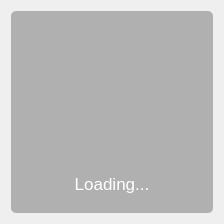
<?xml version="1.0" encoding="UTF-8"?>
<ui version="4.0">
 <class>LoadingWin</class>
 <widget class="QWidget" name="LoadingWin">
  <property name="geometry">
   <rect>
    <x>0</x>
    <y>0</y>
    <width>224</width>
    <height>224</height>
   </rect>
  </property>
  <property name="windowTitle">
   <string>Form</string>
  </property>
  <layout class="QGridLayout" name="gridLayout_2">
   <item row="0" column="0">
    <widget class="QFrame" name="frame">
     <property name="minimumSize">
      <size>
       <width>200</width>
       <height>200</height>
      </size>
     </property>
     <property name="styleSheet">
      <string notr="true">QFrame#frame{
background-color: rgba(159, 158, 160,200);
border-radius:5px;
}</string>
     </property>
     <property name="frameShape">
      <enum>QFrame::StyledPanel</enum>
     </property>
     <property name="frameShadow">
      <enum>QFrame::Raised</enum>
     </property>
     <layout class="QGridLayout" name="gridLayout_3">
      <item row="0" column="0">
       <layout class="QVBoxLayout" name="verticalLayout">
        <property name="bottomMargin">
         <number>10</number>
        </property>
        <item>
         <layout class="QGridLayout" name="gridLayout">
          <item row="0" column="1">
           <spacer name="verticalSpacer_2">
            <property name="orientation">
             <enum>Qt::Vertical</enum>
            </property>
            <property name="sizeHint" stdset="0">
             <size>
              <width>20</width>
              <height>40</height>
             </size>
            </property>
           </spacer>
          </item>
          <item row="1" column="0">
           <spacer name="horizontalSpacer">
            <property name="orientation">
             <enum>Qt::Horizontal</enum>
            </property>
            <property name="sizeHint" stdset="0">
             <size>
              <width>40</width>
              <height>20</height>
             </size>
            </property>
           </spacer>
          </item>
          <item row="1" column="1">
           <widget class="QLabel" name="label">
            <property name="minimumSize">
             <size>
              <width>80</width>
              <height>80</height>
             </size>
            </property>
            <property name="maximumSize">
             <size>
              <width>80</width>
              <height>80</height>
             </size>
            </property>
            <property name="styleSheet">
             <string notr="true">image: url(:/res/icons/loading.png);
</string>
            </property>
            <property name="text">
             <string/>
            </property>
           </widget>
          </item>
          <item row="1" column="2">
           <spacer name="horizontalSpacer_2">
            <property name="orientation">
             <enum>Qt::Horizontal</enum>
            </property>
            <property name="sizeHint" stdset="0">
             <size>
              <width>40</width>
              <height>20</height>
             </size>
            </property>
           </spacer>
          </item>
          <item row="2" column="1">
           <spacer name="verticalSpacer">
            <property name="orientation">
             <enum>Qt::Vertical</enum>
            </property>
            <property name="sizeHint" stdset="0">
             <size>
              <width>20</width>
              <height>40</height>
             </size>
            </property>
           </spacer>
          </item>
         </layout>
        </item>
        <item>
         <widget class="QLabel" name="label_msg">
          <property name="font">
           <font>
            <pointsize>13</pointsize>
            <stylestrategy>PreferDefault</stylestrategy>
           </font>
          </property>
          <property name="styleSheet">
           <string notr="true">color: rgb(255, 255, 255);</string>
          </property>
          <property name="text">
           <string>Loading...</string>
          </property>
          <property name="alignment">
           <set>Qt::AlignCenter</set>
          </property>
         </widget>
        </item>
       </layout>
      </item>
     </layout>
    </widget>
   </item>
  </layout>
 </widget>
 <resources/>
 <connections/>
</ui>
